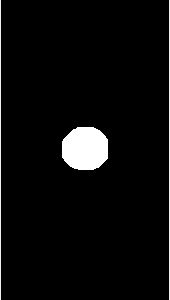
%> input picture ImageProcessing/Hw3/Problem1/Ball1-PostProgram.JPG, 170 x 300 px
$ octave HW3_Prob1_jferlazz.m   (GNU Octave 9; MATLAB toolbox functions it lacks are replaced by stand-ins)
%> lines starting %> are read from the running program, lines starting %| are printed output that depends on the picture; in (x1, y1, x2, y2) boxes, pixels count from 0 and x2, y2 are one past the last pixel; in counts of white or black regions, pixels touching at a corner belong together; the program's own positions count from 1
% HW 3 Programming Problem 1
% File: HW3_Prob1_jferlazz.m
% Date: 12 Feburary 2021
% By: Jack Ferlazzo
% Login ID: jferlazz
% Section: 2
% Team: 19
%
% ELECTRONIC SIGNATURE
% Jack Ferlazzo
%
% The electronic signature above indicates that the program
% submitted for evaluation is my individual work. I have
% a general understanding of all aspects of its development
% and execution.
%
% A BRIEF DESCRIPTION OF WHAT THE PROGRAM OR FUNCTION DOES
% This program creates an appropiate image mask around a image of a sports
% ball. The file name of the photo is inputed by the user and the image
% sets all non-ball pixels to black and all ball pixels to white
% ---------------------------------------------------
%   Inputs
% ---------------------------------------------------
fileName = input("Please enter the file name for the image: ",'s');
%> the answer given: Ball1-PostProgram.JPG

% ---------------------------------------------------
%   Computations
% ---------------------------------------------------
pic_orig = imread(fileName);
%> pic_orig is the input picture: size 300x170x3 uint8; min 0, max 255, mean 11.2
pic = rgb2gray(pic_orig);
phi = zeros(size(pic));

length = numel(pic); %Counts the number of pixels in the image
%> length = 51000
sumVal = sum(sum(pic)); %Sums up all pixel values
%> sumVal = 570242
Average = sumVal / length; %average pixel value
%> Average = 11.18
Mode = mode(mode(pic));
%> Mode = 0
%mode pixel value (represent the background pixel
%value since it takes up a majority of the image)

minimum = min(min(pic)); %minimum pixel value
%> minimum = 0
if Mode > (Average * 1.35)
%If the background(mode) has significatly
%higher gray scale value than the average

    mid = Mode - (2 * minimum); %This works best for a lighter background
else %If the background(mode)has a similar gray scale value to the ball
    mid = Average - (minimum); %works best for a similar background
%> mid = 11
end

%This sets the mask threshold to be a little below the average or mode

phi(pic < mid) = 1; %If a pixel meets the therehold it is set to white
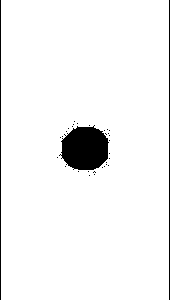
%> phi: size 300x170 double; values 0 (black) and 1 (white), 95.5% white; 33 black regions (30 under 20 px), largest, box (x1, y1, x2, y2) and area: (59, 125, 109, 170) 1685, (0, 0, 1, 300) 300, (169, 0, 170, 300) 300
phi = imfill(phi, 'holes'); %Fills in white outlines
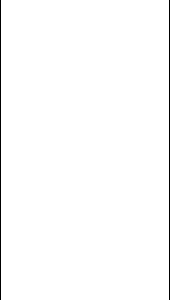
%> phi: size 300x170 double; values 0 (black) and 1 (white), 98.8% white; black in thin lines or dots
seOpen = strel('disk', 14); %Sets the disk size for the imopen function
seErode = strel('disk', 1);
phi = imopen(phi, seOpen); %Takes out white clumps that aren't substancial
phi = imerode(phi, seErode); %Cleans up the edges of the ball
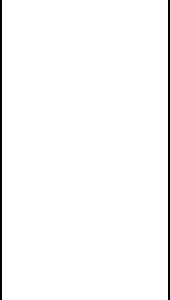
%> phi: size 300x170 double; values 0 (black) and 1 (white), 97.6% white; 2 black regions, box (x1, y1, x2, y2) and area: (0, 0, 2, 300) 600, (168, 0, 170, 300) 600

rvalues= pic_orig(:,:,1); %Takes all the red color values
gvalues= pic_orig(:,:,2); %Takes all the green color values
bvalues= pic_orig(:,:,3); %Takes all the blue color values
rvalues(phi == 0) = 0;
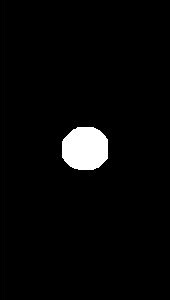
%> rvalues: size 300x170 uint8; min 0, max 255, mean 8.4
%If the pixel has been masked out it is given blue value of 0

gvalues(phi == 0) = 0;
%If the pixel has been masked out it is given green value of 0

bvalues(phi == 0) = 0;
%If the pixel has been masked out it is given red value of 0

pic_modified = cat(3, rvalues, gvalues, bvalues);
%This combines all the RGB color values to produce an image of the ball
%With color and the non-ball areas in black

% ---------------------------------------------------
%   Output
% ---------------------------------------------------
figure
imshow(phi) %outputs the modified image

$ run again, on ImageProcessing/Hw3/Problem1/Ball3-PostProgram.JPG
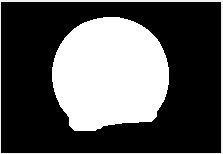
%> input picture ImageProcessing/Hw3/Problem1/Ball3-PostProgram.JPG, 223 x 154 px
%> pic_orig is the input picture: size 154x223x3 uint8; min 0, max 255, mean 87.1
%> sumVal = 2989732
%> Average = 87.06
%> Mode = 0
%> mid = 87
%> `phi(pic < mid) = 1;`:
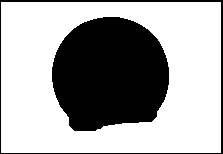
%> phi: size 154x223 double; values 0 (black) and 1 (white), 65.7% white; 2 black regions, box (x1, y1, x2, y2) and area: (52, 17, 169, 131) 10656, (0, 0, 223, 154) 1122
%> `rvalues(phi == 0) = 0;`:
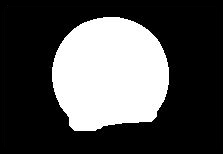
%> rvalues: size 154x223 uint8; min 0, max 255, mean 79.2

$ run again, on ImageProcessing/Hw3/Problem1/Ball4-PostProgram.JPG
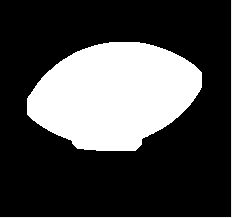
%> input picture ImageProcessing/Hw3/Problem1/Ball4-PostProgram.JPG, 232 x 218 px
%> pic_orig is the input picture: size 218x232x3 uint8; min 0, max 255, mean 72.2
%> sumVal = 3651580
%> Average = 72.2
%> Mode = 0
%> mid = 72
%> `phi(pic < mid) = 1;`:
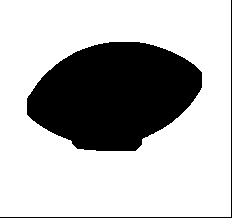
%> phi: size 218x232 double; values 0 (black) and 1 (white), 71.6% white; 2 black regions, box (x1, y1, x2, y2) and area: (27, 42, 202, 151) 13892, (0, 0, 232, 218) 449
%> `rvalues(phi == 0) = 0;`:
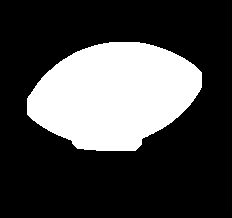
%> rvalues: size 218x232 uint8; min 0, max 255, mean 70.1
